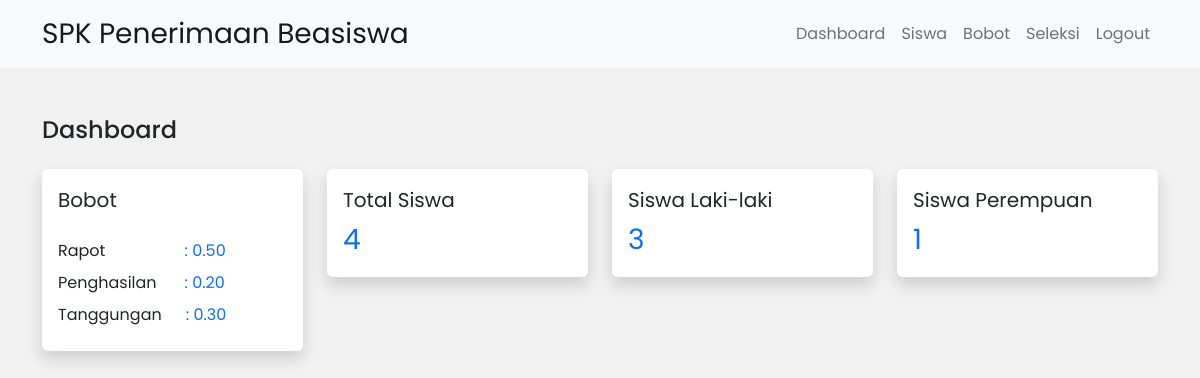
The app's page /index.php (signed in) with its own data.
### tables this page shows
CREATE TABLE `bobot` (
  `id` int(11) NOT NULL,
  `nilai_rapot` double(3,2) NOT NULL,
  `penghasilan` double(3,2) NOT NULL,
  `tanggungan` double(3,2) NOT NULL
);

### src/koneksi.php (called while the page is built, shortened)
<?php
$host = "localhost";
$username = "root";
$password = "";
$dbName = "spk_beasiswa";
$conn = mysqli_connect($host, $username, $password, $dbName);
function query(string $query){
    global $conn;
    $arr_hasil = [];
    $result = mysqli_query($conn, $query);
    while($data = mysqli_fetch_assoc($result))
        $arr_hasil[] = $data;
    return $arr_hasil;
}
function countRows(string $countQuery){
    global $conn;
    $result = mysqli_query($conn, $countQuery);
    return mysqli_fetch_row($result)[0];
}
?>

### index.php (the view, shortened to what this page needs)
<?php
require "src/koneksi.php";
$banyakSiswa = countRows("SELECT COUNT(*) FROM siswa");
$siswaLaki = countRows("SELECT COUNT(*) FROM siswa WHERE jk = 'L'");
$siswaPerempuan = countRows("SELECT COUNT(*) FROM siswa WHERE jk = 'P'");
$bobot = query("SELECT * FROM bobot")[0];
?>
<!DOCTYPE html>
<html lang="en">
<head>
    <link rel="stylesheet" href="css/bootstrap.css">
    <link rel="stylesheet" href="css/style.css">
    <link rel="stylesheet" href="font/bootstrap-icons.css">
</head>
<body>
    <nav class="navbar navbar-expand-lg bg-light">
        <div class="container">
            <a class="navbar-brand fs-3" href="index.php">SPK Penerimaan Beasiswa</a>
            <div class="collapse navbar-collapse" id="navbarNav">
                <ul class="navbar-nav ms-auto">
                    <li class="nav-item">
                        <a class="nav-link" aria-current="page" href="index.php">Dashboard</a>
                    </li>
                    <li class="nav-item">
                        <a class="nav-link" href="siswa_page.php">Siswa</a>
                    </li>
                    <li class="nav-item">
                        <a href="bobot_page.php" class="nav-link">Bobot</a>
                    </li>
                    <li class="nav-item">
                        <a href="hitung_saw.php" class="nav-link">Seleksi</a>
                    </li>
                    <li class="nav-item">
                        <a href="src/logout.php" class="nav-link">Logout</a>
                    </li>
                </ul>
            </div>
        </div>
    </nav>
    <div class="container">
        <h4 class="pt-5 pb-3">Dashboard</h4>
        <div class="row">
            <div class="col">
                <div class="shadow rounded bg-white p-3">
                    <p class="fs-5 mb-4">Bobot</p>
                    <div class="row mb-2">
                        <div class="col">
                            <span>Rapot</span>
                        </div>
                        <div class="col text-primary">
                            <span>: <?= $bobot['nilai_rapot'] ?></span>
                        </div>
                    </div>
                    <div class="row mb-2">
                        <div class="col">
                            <span>Penghasilan</span>
                        </div>
                        <div class="col text-primary">
                            <span>: <?= $bobot['penghasilan'] ?></span>
                        </div>
                    </div>
                    <div class="row mb-2">
                        <div class="col">
                            <span>Tanggungan</span>
                        </div>
                        <div class="col text-primary">
                            <span>: <?= $bobot['tanggungan'] ?></span>
                        </div>
                    </div>
                </div>
            </div>
            <div class="col">
                <div class="shadow rounded bg-white p-3">
                    <p class="fs-5 mb-1">Total Siswa</p>
                    <span class="fs-3 text-primary"><?= $banyakSiswa ?></span>
                </div>
            </div>
            <div class="col">
                <div class="shadow rounded bg-white p-3">
                    <p class="fs-5 mb-1">Siswa Laki-laki</p>
                    <span class="fs-3 text-primary"><?= $siswaLaki ?></span>
                </div>
            </div>
            <div class="col">
                <div class="shadow rounded bg-white p-3">
                    <p class="fs-5 mb-1">Siswa Perempuan</p>
                    <span class="fs-3 text-primary"><?= $siswaPerempuan ?></span>
                </div>
            </div>
        </div>
    </div>
</body>
</html>

### css/style.css (style rules this page uses)
html { scroll-behavior: smooth; }
body { font-family: 'Poppins', sans-serif; background-color: #f1f1f1; }
.row { margin-bottom: 1.25rem; }

### records on screen
bobot: nilai_rapot "0.50", penghasilan "0.20", tanggungan "0.30"

### other values on screen
$banyakSiswa "4"
$siswaLaki "3"
$siswaPerempuan "1"
